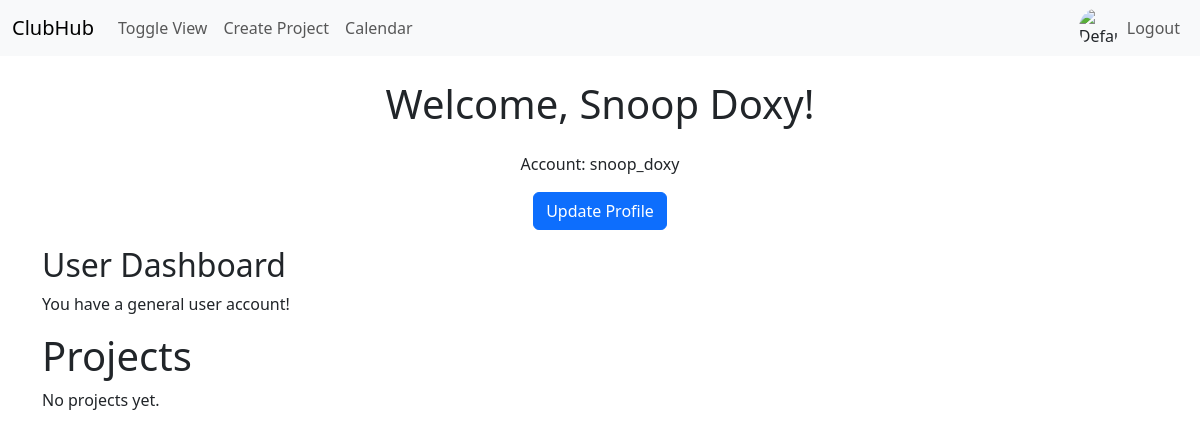
The page /main/ (signed in) on the database as committed earlier.
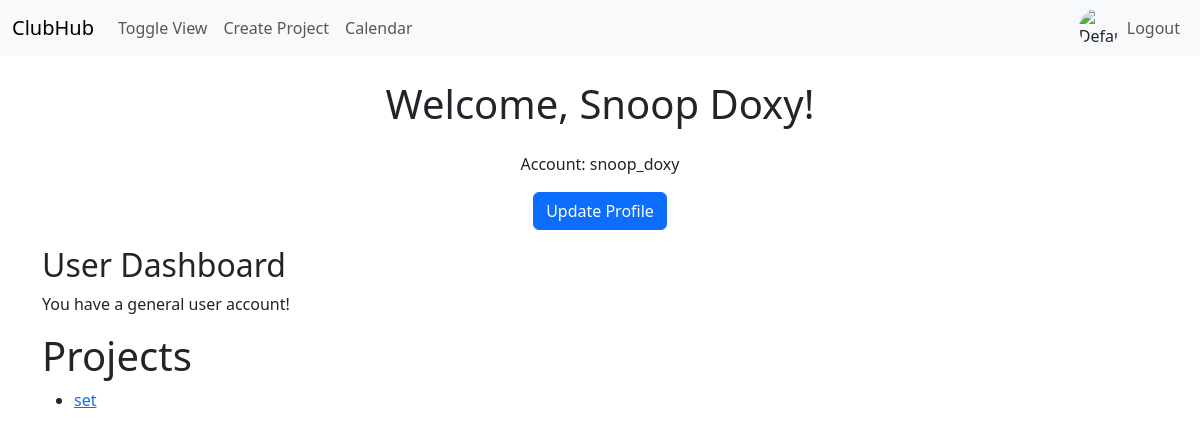
The same page on the database as committed later.
### users/models.py (models this page shows, shortened)
class Project(models.Model):
    name = models.CharField(max_length=100)
    description = models.TextField()
    created_at = models.DateTimeField(auto_now_add=True)
    created_by = models.ForeignKey(
        User, on_delete=models.CASCADE, related_name='created_projects')
    members = models.ManyToManyField(User, related_name='joined_projects')

### users/views.py (the view)
# urls.py: path('main/', views.main, name="main"),
@login_required
def main(request):
    profile, created = Profile.objects.get_or_create(user=request.user)
    form = ProjectForm(request.POST or None)
    if request.method == 'POST':
        form = ProjectForm(request.POST)
        if form.is_valid():
            project = form.save(commit=False)
            project.created_by = request.user
            project.save()
            return redirect('users:main')
    else:
        form = ProjectForm()
    projects = Project.objects.all()
    return render(request, "main.html", {'user': request.user, 'profile': profile, 'form': form, 'projects': projects})

### users/templates/main.html (shortened to what this page needs)
<!DOCTYPE html>
<html lang="en">
{% load static %}
<head>
    {% load bootstrap5 %}
    {% bootstrap_css %}
</head>
<body>
    <nav class="navbar navbar-expand-lg navbar-light bg-light">
        <div class="container-fluid">
            <a class="navbar-brand" href="#">ClubHub</a>
            <div class="collapse navbar-collapse" id="navbarNav">
                <ul class="navbar-nav me-auto">
                    <li class="nav-item">
                        <a class="nav-link" href="#" id="toggleView">Toggle View</a>
                    </li>
                    <li class="nav-item">
                        <a class="nav-link" href="#" data-bs-toggle="modal" data-bs-target="#createProjectModal">Create Project</a>
                    </li>
                    <li class="nav-item">
                        <a class="nav-link" href="{% url 'users:calendar' %}">Calendar</a>
                    </li>
                </ul>
                <ul class="navbar-nav">
                    <li class="nav-item">
                        <div class="d-flex justify-content-end align-items-center">
                            <div class="rounded-circle overflow-hidden" style="width: 40px; height: 40px;">
                                {% if profile.profile_picture %}
                                    <img src="{{ profile.profile_picture.url }}" alt="Profile Picture" class="img-fluid">
                                {% else %}
                                    <img src="{% static 'images/default_profile_picture.jpg' %}" alt="Default Profile Picture" class="img-fluid">
                                {% endif %}
                            </div>
                        </div>
                    </li>
                    <li class="nav-item">
                        <a class="nav-link" href="{% url 'account_logout' %}">Logout</a>
                    </li>
                </ul>
            </div>
        </div>
    </nav>
    <div class="container mt-4">
        <h1 class="text-center mb-4">Welcome, {{ user.first_name|default:user.email }}!</h1>
        <p class="text-center">Account: {{ user.username }}</p>
        <p class="text-center"> <a class="btn btn-primary" href="{% url 'users:update_profile' %}">Update Profile</a> </p>
        {% if profile.is_pma_admin %}
            <h2>Admin Dashboard</h2>
            <p>You have an admin account! You have been given administrator privileges to manage your club.</p>
        {% else %}
            <h2>User Dashboard</h2>
            <p>You have a general user account!</p>
        {% endif %}
        <div class="content">
            <h1>Projects</h1>
            {% if projects %}
                <ul>
                    {% for p in projects %}
                        <li><a href="{% url 'users:specific-project' p.id %}">{{ p.name }}</a></li>
                    {% endfor %}
                </ul>
            {% else %}
                <p>No projects yet.</p>
            {% endif %}
        </div>
    </div>
</body>
</html>

Rows that differ between the two databases and show on the page:
added Project: name "set"
Other text that changed with them:
text no longer shown: "No projects yet."
